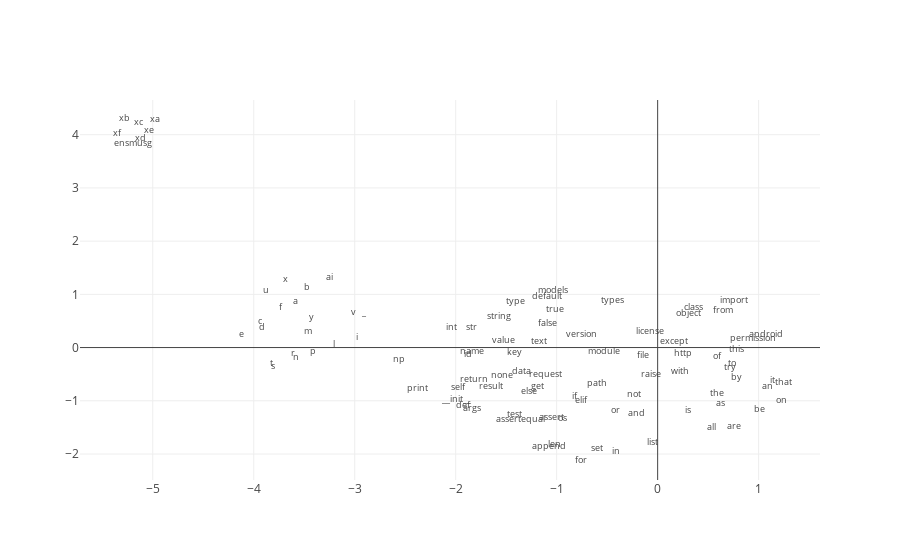

Notebook code cell kept with this figure:
### Markdown cell above
Scatter plot visualisation using plotly (be carefull how many words you want to visualise this way), you can kill your browser :))

### Code cell
x_coords = Y[:, 0]
y_coords = Y[:, 1]

trace1 = go.Scatter(
    x=x_coords,
    y=y_coords,

    mode='text',
    text=word_labels,
    textfont=dict(
        size=9,
    )
)

data=[trace1]
fig = go.Figure(data=data)
iplot(fig)

### Figure 1 — Plotly figure (JSON) as saved in the notebook; plotly's stock layout.template omitted (floating-point values rounded to 4 significant figures)
{"data": [{"mode": "text", "text": ["</s>", "self", "x", "the", "if", "a", "u", "def", "in", "return", "none", "for", "to", "ai", "is", "of", "s", "b", "import", "c", "e", "d", "f", "and", "from", "not", "name", "true", "class", "n", "or", "i", "false", "this", "value", "type", "data", "with", "else", "as", "be", "r", "path", "t", "get", "os", "v", "assertequal", "android", "that", "p", "key", "args", "it", "file", "len", "str", "list", "xc", "np", "raise", "m", "id", "xe", "xf", "__init__", "xa", "y", "_", "an", "xb", "l", "xd", "append", "int", "permission", "license", "object", "try", "by", "default", "except", "print", "set", "string", "http", "on", "result", "test", "are", "ensmusg", "assert", "models", "types", "version", "elif", "request", "all", "module", "text"], "textfont": {"size": 9}, "type": "scatter", "x": [-0.9321, -1.981, -3.69, 0.5897, -0.8262, -3.591, -3.878, -1.926, -0.4127, -1.817, -1.546, -0.7575, 0.733, -3.251, 0.2988, 0.5887, -3.811, -3.475, 0.7567, -3.934, -4.122, -3.921, -3.73, -0.2114, 0.6496, -0.2345, -1.84, -1.021, 0.3567, -3.578, -0.4189, -2.973, -1.09, 0.7836, -1.524, -1.409, -1.35, 0.2222, -1.278, 0.6191, 1.01, -3.611, -0.6016, -3.826, -1.191, -0.9393, -3.009, -1.356, 1.076, 1.241, -3.417, -1.414, -1.835, 1.14, -0.1492, -1.02, -1.845, -0.05572, -5.139, -2.559, -0.06804, -3.463, -1.88, -5.042, -5.354, -1.992, -4.977, -3.43, -2.911, 1.089, -5.279, -3.202, -5.126, -1.078, -2.038, 0.9401, -0.07321, 0.3095, 0.717, 0.7794, -1.094, 0.1653, -2.379, -0.6056, -1.567, 0.2492, 1.225, -1.65, -1.416, 0.7555, -5.191, -1.047, -1.037, -0.4503, -0.7554, -0.7605, -1.106, 0.5333, -0.5349, -1.17], "y": [0.01839, -0.7501, 1.273, -0.8728, -0.9169, 0.852, 1.076, -1.098, -1.949, -0.5994, -0.5244, -2.132, -0.3032, 1.316, -1.193, -0.1798, -0.3686, 1.129, 0.8714, 0.484, 0.2447, 0.3689, 0.7517, -1.235, 0.6845, -0.8892, -0.08542, 0.7119, 0.7574, -0.1925, -1.186, 0.1801, 0.4543, -0.03751, 0.123, 0.8633, -0.448, -0.4502, -0.8323, -1.054, -1.165, -0.1241, -0.6824, -0.3093, -0.7309, -1.334, 0.661, -1.35, 0.2436, -0.6576, -0.07351, -0.09157, -1.142, -0.6262, -0.1593, -1.823, 0.3771, -1.785, 4.221, -0.2303, -0.5147, 0.295, -0.1345, 4.077, 4.017, -0.9722, 4.276, 0.5575, 0.6594, -0.7429, 4.295, 0.05714, 3.931, -1.868, 0.3731, 0.1669, 0.288, 0.6377, -0.3848, -0.5751, 0.954, 0.1046, -0.7665, -1.904, 0.5803, -0.1196, -0.9928, -0.7407, -1.261, -1.486, 3.826, -1.32, 1.071, 0.8866, 0.246, -1.008, -0.5078, -1.507, -0.07981, 0.1085]}], "layout": {}}
